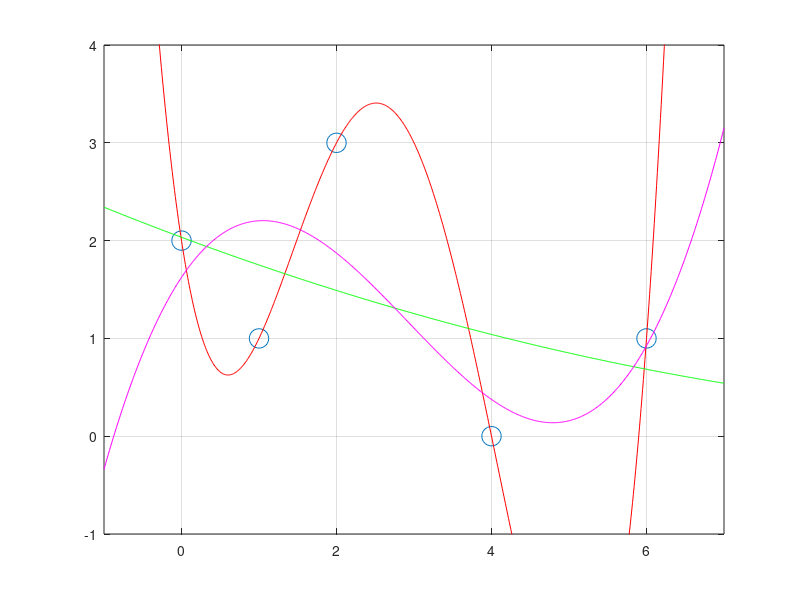

MATLAB code to generate this figure:
% CLASS5NOV  demonstration of POLYFIT, POLYVAL, and A\b
% black boxes for solving least squares fitting problems

% enter the points as vectors
x = [0 1 2 4 6];
y = [2 1 3 0 1];

% nice to show the points
plot(x,y,'o','markersize',14)  % blue points; blue is default
axis([-1 7 -1 4]),  grid on,  hold on

% use POLYFIT to get exact 4th degree poly
pex = polyfit(x,y,4);

% plot that
xfine = -1:.01:7;
yex = polyval(pex,xfine);
plot(xfine,yex,'r')  % red curve

% use POLYFIT to get 2nd degree poly that fits data in least squares sense
pquad = polyfit(x,y,2);

% plot that
yquad = polyval(pquad,xfine);
plot(xfine,yquad,'g')  % green curve

% also show degree 3 that fits in least squares sense
pcub = polyfit(x,y,3);
ycub = polyval(pcub,xfine);
plot(xfine,ycub,'m')  % magenta curve

% finally, regenerate  pquad  by hand by building 5x3 matrix  A  and
%   the overdetermined system  A x = b  where x is the coefficients
%   of the 2nd degree polynomial
A = [ones(5,1) x' (x.^2)']
b = y'
x = A \ b

% compare the coefficients we got earlier
pquad
